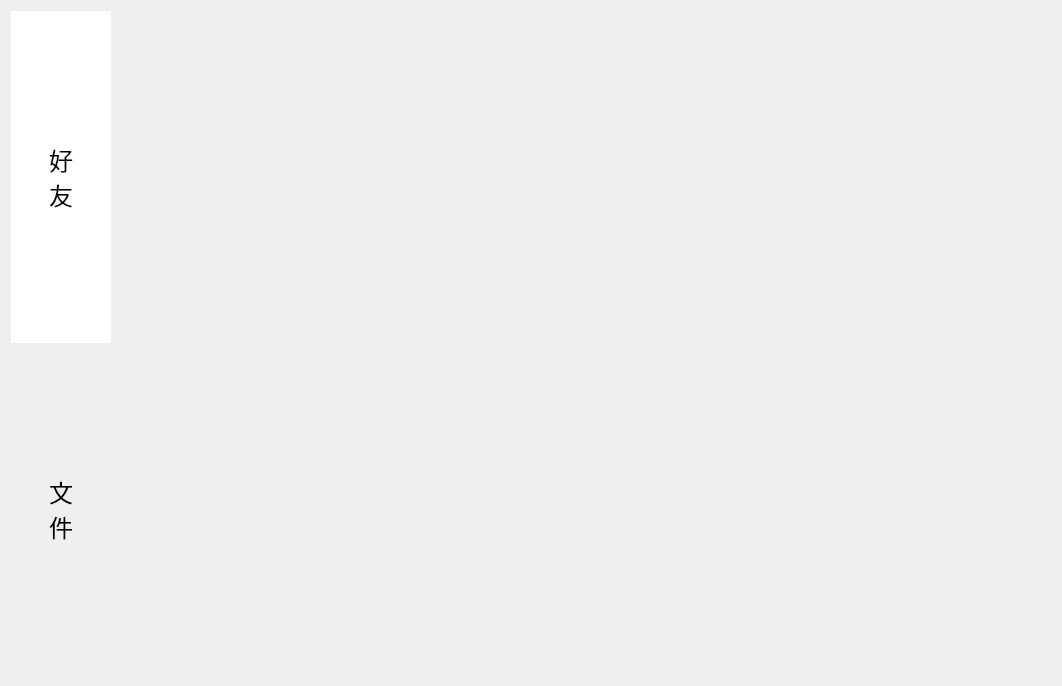
<?xml version="1.0" encoding="UTF-8"?>
<ui version="4.0">
 <class>Index</class>
 <widget class="QWidget" name="Index">
  <property name="geometry">
   <rect>
    <x>0</x>
    <y>0</y>
    <width>1062</width>
    <height>686</height>
   </rect>
  </property>
  <property name="windowTitle">
   <string>Form</string>
  </property>
  <layout class="QHBoxLayout" name="horizontalLayout">
   <property name="spacing">
    <number>0</number>
   </property>
   <item>
    <layout class="QVBoxLayout" name="verticalLayout">
     <property name="spacing">
      <number>0</number>
     </property>
     <item>
      <widget class="QPushButton" name="friend_pb">
       <property name="sizePolicy">
        <sizepolicy hsizetype="Minimum" vsizetype="Preferred">
         <horstretch>0</horstretch>
         <verstretch>0</verstretch>
        </sizepolicy>
       </property>
       <property name="font">
        <font>
         <family>Arial</family>
         <pointsize>18</pointsize>
        </font>
       </property>
       <property name="styleSheet">
        <string notr="true">border:none;background-color:rgb(255, 255, 255);padding:20px;</string>
       </property>
       <property name="text">
        <string>好
友</string>
       </property>
      </widget>
     </item>
     <item>
      <widget class="QPushButton" name="file_pb">
       <property name="sizePolicy">
        <sizepolicy hsizetype="Minimum" vsizetype="Preferred">
         <horstretch>0</horstretch>
         <verstretch>0</verstretch>
        </sizepolicy>
       </property>
       <property name="minimumSize">
        <size>
         <width>100</width>
         <height>0</height>
        </size>
       </property>
       <property name="font">
        <font>
         <family>Arial</family>
         <pointsize>18</pointsize>
        </font>
       </property>
       <property name="styleSheet">
        <string notr="true">border:none;padding:20px;</string>
       </property>
       <property name="text">
        <string>文
件</string>
       </property>
      </widget>
     </item>
    </layout>
   </item>
   <item>
    <widget class="QStackedWidget" name="stackedWidget">
     <property name="minimumSize">
      <size>
       <width>100</width>
       <height>0</height>
      </size>
     </property>
     <widget class="Friend" name="Friend_page"/>
     <widget class="File" name="File_page"/>
    </widget>
   </item>
  </layout>
 </widget>
 <customwidgets>
  <customwidget>
   <class>Friend</class>
   <extends>QWidget</extends>
   <header location="global">friend.h</header>
   <container>1</container>
  </customwidget>
  <customwidget>
   <class>File</class>
   <extends>QWidget</extends>
   <header location="global">file.h</header>
   <container>1</container>
  </customwidget>
 </customwidgets>
 <resources/>
 <connections/>
</ui>
